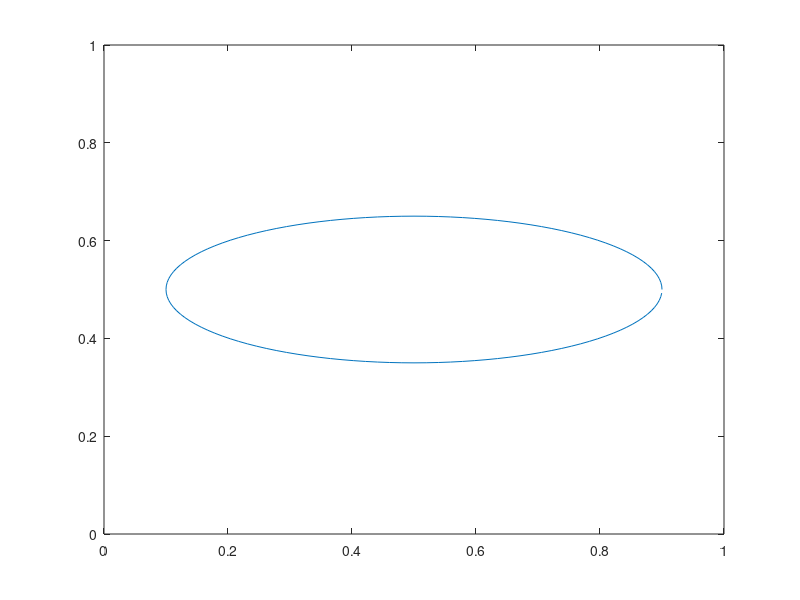

Write MATLAB code to recreate this figure. (Note: this script raises an error after producing the figure.)
% Driver for 2D Periodic Immeresed Boundary Method Solver
% Solver uses Fourier Space Method of Peskin 
% (see Peskin, Acta Numerica review for method details)
%
%
%  License: This code is free to use for any purposes, provided
%           any publications resulting from the use of this code
%           reference the original code/author.
%
%  Author:  Samuel Isaacson (isaacson@math.utah.edu)
%  Date:    11/2007
%
%  Please notify the author of any bugs, and contribute any
%  modifications or bug fixes back to the original author.
%
%  Disclaimer:
%   This code is provided as is. The author takes no responsibility 
%   for its results or effects.

%
% fluid params:
N   = 64;                % number of mesh points
rho = 1;                 % fluid density
mu  = .01;               % viscosity 
h   = 1 / N;             % mesh width
dt  = .2 * h;            % time step size
Nt  = 200;               % number of time steps to take

% Lagrangian Params:
dtheta = h / 2;          % Lagrangian mesh spacing 
K  = 1;                  % Stiffness
Kp = .01 / (dt*dt);      % Target point Stiffness

% Euclidean Mesh
X   = (0:(N-1))' * h;    % Coordinate Axis
[X,Y] = meshgrid(X,X);   % X,Y are coordinate matrices 
X = X';
Y = Y';
x = reshape(X, N*N, 1);
y = reshape(Y, N*N, 1);


% initial fluid flow, force:
u0  = zeros(N*N,2); 
f   = zeros(N*N,2);

% initial Lagrangian points:
L    = round( 1 / dtheta );   % number of Lagrangian points
lIdx = (0:(L-1))';
Xl0  = [(.4*cos(2*pi*lIdx*dtheta)+.5) (.15*sin(2*pi*lIdx*dtheta)+.5)]; % point positions


%----------END OF INITIALIZATION CODE-------------%

% declare fluid variables
uX = zeros(N*N,Nt+1);
uY = uX;
u  = u0;
uX(:,1) = u0(:,1);
uY(:,1) = u0(:,2);
p  = zeros(N*N,Nt+1);

% Lagrangian points:
Xlx      = zeros(L, Nt+1);
Xly      = zeros(L, Nt+1);
Xlx(:,1) = Xl0(:,1);
Xly(:,1) = Xl0(:,2);
Xl       = Xl0;

plot(Xl(:,1), Xl(:,2));
hold on;
quiver(reshape(X,N,N), reshape(Y,N,N), reshape(u(:,1),N,N), reshape(u(:,2),N,N) );
hold off;
axis([0 1 0 1]);
pause;

% time step
for(i = 1:Nt)
  fprintf(1, ['i = ' num2str(i) '\n'] );
  
  Xl2    = advanceBoundary(Xl, u, x, y, dt/2, N, h);
  
  F      = calcLagrangianForce(Xl2, L, dtheta, Xl0, K, Kp);
  
  f      = spreadForce(F, Xl2, x, y, dtheta, N, h);    
  
  [u pT] = fluidSolver(u, f, rho, mu, dt, h, N);

  Xl     = advanceBoundary(Xl, u, x, y, dt, N, h);
  
  uX(:,i+1)  = u(:,1);
  uY(:,i+1)  = u(:,2);
  p(:,i+1)   = pT;
  
  Xlx(:,i+1) = Xl(:,1);
  Xly(:,i+1) = Xl(:,2);
  
  
  % plot fluid velocity field and IB points
  plot(Xl(:,1), Xl(:,2));
  hold on;
  quiver(reshape(X,N,N), reshape(Y,N,N), reshape(u(:,1),N,N), reshape(u(:,2),N,N) );
  hold off;
  axis([0 1 0 1]);
  title(['t = ' num2str(dt * i) ', max = ' num2str(max(max(abs(u)))) ', min = ' num2str(min(min(abs(u))))]);
  drawnow
  
end



